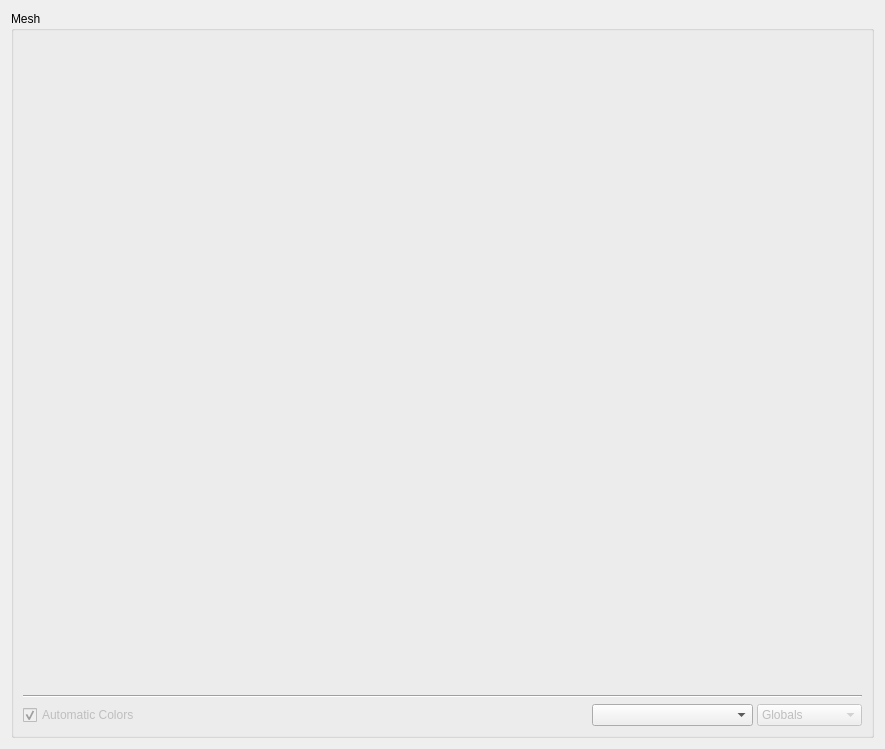
<?xml version="1.0" encoding="UTF-8"?>
<ui version="4.0">
 <class>toolMeshWidget</class>
 <widget class="QWidget" name="toolMeshWidget">
  <property name="geometry">
   <rect>
    <x>0</x>
    <y>0</y>
    <width>885</width>
    <height>749</height>
   </rect>
  </property>
  <property name="windowTitle">
   <string>Form</string>
  </property>
  <layout class="QVBoxLayout" name="verticalLayout">
   <item>
    <widget class="QGroupBox" name="meshGroupBox">
     <property name="title">
      <string>Mesh</string>
     </property>
     <layout class="QVBoxLayout" name="verticalLayout_2" stretch="1,0,0">
      <item>
       <widget class="QHyodaIceT" name="ice" native="true">
        <property name="enabled">
         <bool>true</bool>
        </property>
       </widget>
      </item>
      <item>
       <widget class="Line" name="hLineCellView">
        <property name="orientation">
         <enum>Qt::Horizontal</enum>
        </property>
       </widget>
      </item>
      <item>
       <layout class="QHBoxLayout" name="horizontalLayout" stretch="0,0,1,0">
        <property name="spacing">
         <number>4</number>
        </property>
        <item>
         <widget class="QCheckBox" name="colorsCheckBox">
          <property name="enabled">
           <bool>false</bool>
          </property>
          <property name="text">
           <string>Automatic Colors</string>
          </property>
          <property name="checkable">
           <bool>true</bool>
          </property>
          <property name="checked">
           <bool>true</bool>
          </property>
          <property name="tristate">
           <bool>false</bool>
          </property>
         </widget>
        </item>
        <item>
         <spacer name="horizontalSpacer">
          <property name="orientation">
           <enum>Qt::Horizontal</enum>
          </property>
          <property name="sizeHint" stdset="0">
           <size>
            <width>448</width>
            <height>20</height>
           </size>
          </property>
         </spacer>
        </item>
        <item>
         <widget class="QComboBox" name="variablesComboBox"/>
        </item>
        <item>
         <widget class="QComboBox" name="hPluginComboBox">
          <property name="enabled">
           <bool>false</bool>
          </property>
          <property name="maxVisibleItems">
           <number>4</number>
          </property>
          <item>
           <property name="text">
            <string extracomment="Valeur globale">Globals</string>
           </property>
          </item>
          <item>
           <property name="text">
            <string extracomment="Valeur pour un milieu">Environments</string>
           </property>
          </item>
         </widget>
        </item>
       </layout>
      </item>
     </layout>
    </widget>
   </item>
  </layout>
 </widget>
 <customwidgets>
  <customwidget>
   <class>QHyodaIceT</class>
   <extends>QWidget</extends>
   <header>QHyodaIceT.h</header>
   <container>1</container>
  </customwidget>
 </customwidgets>
 <resources/>
 <connections/>
</ui>
